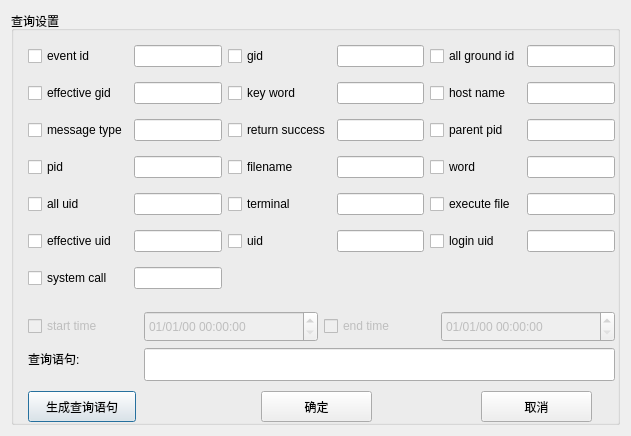
<?xml version="1.0" encoding="UTF-8"?>
<ui version="4.0">
 <class>QueryDialog</class>
 <widget class="QDialog" name="QueryDialog">
  <property name="geometry">
   <rect>
    <x>0</x>
    <y>0</y>
    <width>631</width>
    <height>436</height>
   </rect>
  </property>
  <property name="minimumSize">
   <size>
    <width>631</width>
    <height>436</height>
   </size>
  </property>
  <property name="maximumSize">
   <size>
    <width>631</width>
    <height>436</height>
   </size>
  </property>
  <property name="windowTitle">
   <string>审计查询</string>
  </property>
  <layout class="QGridLayout" name="gridLayout">
   <item row="0" column="0">
    <widget class="QGroupBox" name="groupBox_3">
     <property name="enabled">
      <bool>true</bool>
     </property>
     <property name="minimumSize">
      <size>
       <width>0</width>
       <height>0</height>
      </size>
     </property>
     <property name="maximumSize">
      <size>
       <width>16777215</width>
       <height>48000</height>
      </size>
     </property>
     <property name="title">
      <string>查询设置</string>
     </property>
     <widget class="QCheckBox" name="st_checkBox">
      <property name="enabled">
       <bool>false</bool>
      </property>
      <property name="geometry">
       <rect>
        <x>17</x>
        <y>302</y>
        <width>95</width>
        <height>26</height>
       </rect>
      </property>
      <property name="text">
       <string>start time</string>
      </property>
     </widget>
     <widget class="QCheckBox" name="et_checkBox">
      <property name="enabled">
       <bool>false</bool>
      </property>
      <property name="geometry">
       <rect>
        <x>313</x>
        <y>302</y>
        <width>86</width>
        <height>26</height>
       </rect>
      </property>
      <property name="text">
       <string>end time</string>
      </property>
     </widget>
     <widget class="QLabel" name="label_20">
      <property name="geometry">
       <rect>
        <x>17</x>
        <y>337</y>
        <width>64</width>
        <height>21</height>
       </rect>
      </property>
      <property name="text">
       <string>查询语句:</string>
      </property>
     </widget>
     <widget class="QLineEdit" name="query_sent_lineEdit">
      <property name="geometry">
       <rect>
        <x>133</x>
        <y>337</y>
        <width>471</width>
        <height>33</height>
       </rect>
      </property>
     </widget>
     <widget class="QDateTimeEdit" name="st_timeEdit">
      <property name="enabled">
       <bool>false</bool>
      </property>
      <property name="geometry">
       <rect>
        <x>133</x>
        <y>300</y>
        <width>174</width>
        <height>31</height>
       </rect>
      </property>
      <property name="displayFormat">
       <string>MM/dd/yy hh:mm:ss</string>
      </property>
     </widget>
     <widget class="QDateTimeEdit" name="et_timeEdit">
      <property name="enabled">
       <bool>false</bool>
      </property>
      <property name="geometry">
       <rect>
        <x>430</x>
        <y>300</y>
        <width>174</width>
        <height>31</height>
       </rect>
      </property>
      <property name="displayFormat">
       <string>MM/dd/yy hh:mm:ss</string>
      </property>
     </widget>
     <widget class="QWidget" name="layoutWidget">
      <property name="geometry">
       <rect>
        <x>17</x>
        <y>25</y>
        <width>587</width>
        <height>269</height>
       </rect>
      </property>
      <layout class="QGridLayout" name="gridLayout_4">
       <item row="7" column="1">
        <widget class="QLineEdit" name="syscall_lineEdit"/>
       </item>
       <item row="5" column="0">
        <widget class="QCheckBox" name="euid_checkBox">
         <property name="text">
          <string>effective uid</string>
         </property>
        </widget>
       </item>
       <item row="1" column="2">
        <widget class="QCheckBox" name="kw_checkBox">
         <property name="text">
          <string>key word</string>
         </property>
        </widget>
       </item>
       <item row="3" column="1">
        <widget class="QLineEdit" name="pid_lineEdit">
         <property name="text">
          <string/>
         </property>
        </widget>
       </item>
       <item row="2" column="5">
        <widget class="QLineEdit" name="ppid_lineEdit"/>
       </item>
       <item row="2" column="0">
        <widget class="QCheckBox" name="mt_checkBox">
         <property name="text">
          <string>message type</string>
         </property>
        </widget>
       </item>
       <item row="2" column="2">
        <widget class="QCheckBox" name="rs_checkBox">
         <property name="text">
          <string>return success</string>
         </property>
        </widget>
       </item>
       <item row="2" column="1">
        <widget class="QLineEdit" name="mt_lineEdit"/>
       </item>
       <item row="0" column="4">
        <widget class="QCheckBox" name="agid_checkBox">
         <property name="text">
          <string>all ground id</string>
         </property>
        </widget>
       </item>
       <item row="2" column="3">
        <widget class="QLineEdit" name="rs_lineEdit"/>
       </item>
       <item row="1" column="3">
        <widget class="QLineEdit" name="kw_lineEdit"/>
       </item>
       <item row="4" column="4">
        <widget class="QCheckBox" name="ef_checkBox">
         <property name="text">
          <string>execute file</string>
         </property>
        </widget>
       </item>
       <item row="1" column="4">
        <widget class="QCheckBox" name="hn_checkBox">
         <property name="text">
          <string>host name</string>
         </property>
        </widget>
       </item>
       <item row="7" column="0">
        <widget class="QCheckBox" name="syscall_checkBox">
         <property name="text">
          <string>system call</string>
         </property>
        </widget>
       </item>
       <item row="0" column="2">
        <widget class="QCheckBox" name="gid_checkBox">
         <property name="text">
          <string>gid</string>
         </property>
        </widget>
       </item>
       <item row="4" column="3">
        <widget class="QLineEdit" name="term_lineEdit"/>
       </item>
       <item row="1" column="1">
        <widget class="QLineEdit" name="egid_lineEdit"/>
       </item>
       <item row="1" column="5">
        <widget class="QLineEdit" name="hn_lineEdit"/>
       </item>
       <item row="4" column="0">
        <widget class="QCheckBox" name="auid_checkBox">
         <property name="text">
          <string>all uid</string>
         </property>
        </widget>
       </item>
       <item row="3" column="2">
        <widget class="QCheckBox" name="fn_checkBox">
         <property name="text">
          <string>filename</string>
         </property>
        </widget>
       </item>
       <item row="2" column="4">
        <widget class="QCheckBox" name="ppid_checkBox">
         <property name="text">
          <string>parent pid</string>
         </property>
        </widget>
       </item>
       <item row="5" column="1">
        <widget class="QLineEdit" name="euid_lineEdit"/>
       </item>
       <item row="4" column="1">
        <widget class="QLineEdit" name="auid_lineEdit"/>
       </item>
       <item row="1" column="0">
        <widget class="QCheckBox" name="egid_checkBox">
         <property name="text">
          <string>effective gid</string>
         </property>
        </widget>
       </item>
       <item row="0" column="0">
        <widget class="QCheckBox" name="evidCheckBox">
         <property name="text">
          <string>event id</string>
         </property>
        </widget>
       </item>
       <item row="0" column="1">
        <widget class="QLineEdit" name="evid_lineEdit"/>
       </item>
       <item row="0" column="3">
        <widget class="QLineEdit" name="gid_lineEdit"/>
       </item>
       <item row="3" column="0">
        <widget class="QCheckBox" name="pid_checkBox">
         <property name="text">
          <string>pid</string>
         </property>
        </widget>
       </item>
       <item row="0" column="5">
        <widget class="QLineEdit" name="agid_lineEdit"/>
       </item>
       <item row="4" column="2">
        <widget class="QCheckBox" name="term_checkBox">
         <property name="text">
          <string>terminal</string>
         </property>
        </widget>
       </item>
       <item row="3" column="3">
        <widget class="QLineEdit" name="fn_lineEdit"/>
       </item>
       <item row="3" column="4">
        <widget class="QCheckBox" name="word_checkBox">
         <property name="text">
          <string>word</string>
         </property>
        </widget>
       </item>
       <item row="4" column="5">
        <widget class="QLineEdit" name="ef_lineEdit"/>
       </item>
       <item row="3" column="5">
        <widget class="QLineEdit" name="word_lineEdit"/>
       </item>
       <item row="5" column="2">
        <widget class="QCheckBox" name="uid_checkBox">
         <property name="text">
          <string>uid</string>
         </property>
        </widget>
       </item>
       <item row="5" column="3">
        <widget class="QLineEdit" name="uid_lineEdit"/>
       </item>
       <item row="5" column="4">
        <widget class="QCheckBox" name="luid_checkBox">
         <property name="text">
          <string>login uid</string>
         </property>
        </widget>
       </item>
       <item row="5" column="5">
        <widget class="QLineEdit" name="luid_lineEdit"/>
       </item>
      </layout>
     </widget>
     <widget class="QPushButton" name="query_produceButton">
      <property name="geometry">
       <rect>
        <x>17</x>
        <y>380</y>
        <width>108</width>
        <height>31</height>
       </rect>
      </property>
      <property name="text">
       <string>生成查询语句</string>
      </property>
     </widget>
     <widget class="QPushButton" name="okButton">
      <property name="geometry">
       <rect>
        <x>250</x>
        <y>380</y>
        <width>111</width>
        <height>31</height>
       </rect>
      </property>
      <property name="maximumSize">
       <size>
        <width>16777215</width>
        <height>16777215</height>
       </size>
      </property>
      <property name="text">
       <string>确定</string>
      </property>
     </widget>
     <widget class="QPushButton" name="cancelButton">
      <property name="geometry">
       <rect>
        <x>470</x>
        <y>380</y>
        <width>111</width>
        <height>31</height>
       </rect>
      </property>
      <property name="maximumSize">
       <size>
        <width>16777215</width>
        <height>16777215</height>
       </size>
      </property>
      <property name="text">
       <string>取消</string>
      </property>
     </widget>
    </widget>
   </item>
  </layout>
 </widget>
 <resources/>
 <connections/>
</ui>
